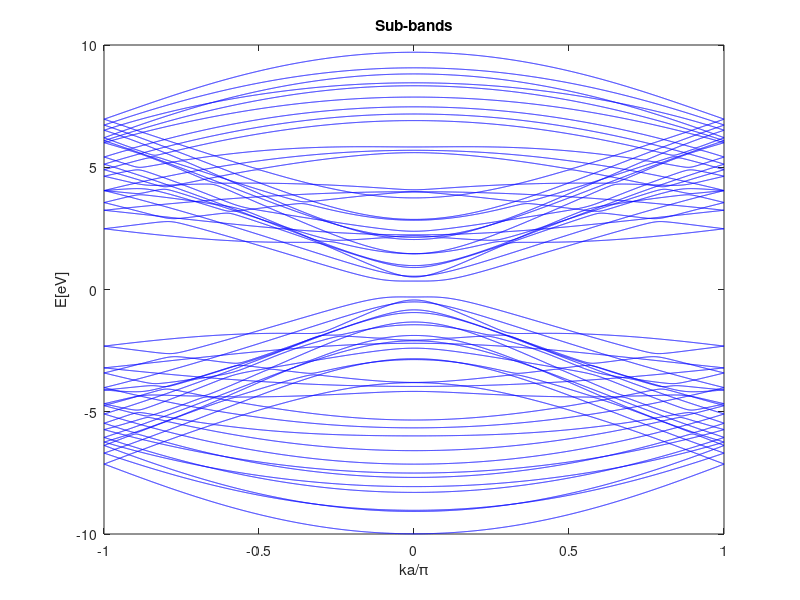

This figure's MATLAB source:
% The band structure and NEGF for monolayer graphene Nanoribbons
% The major difference between graphene with infinite boundry-peoridic
% condictions: the unit cell is rectangular.

%% Device Setup
clear all; clc;
warning('off','all');

a = 1.42;
%define constants
q = 1.6e-19; 
hbar = 1.06e-34;
h = 2*pi*hbar;
m = 9.1e-31;
zplus=i*1e-3; 
%t has been given as a parameter
Ea = 0;
Eb = 0;

AtoM=1e-10;

%%%%%%%%%%%%%%%%%%%%%%%%%%%%%%%%
%%%%% PARAMs from Supeng Thesis
%%%%%%%%%%%%%%%%%%%%%%%%%%%%%%%%


% delta1 = 0;
% delta2 = 0.00451;
% deltaE = 0.040;
% t = 2.550;
% %gamma0 
% g0= t;
% %gamma1 
% g1 = 0.350;
% %gamma2 
% g2 = -0.0234/2;
% %gamma3 
% g3 = 0;%0.280;
% %gamma4 
% g4 = 0.130;
% %gamma5 
% g5 = 0.034/2;

%%%%%%%%%%%%%%%%%%%%%%%%%%%%%
%%%%% PARAMs from Paper
%%%%%%%%%%%%%%%%%%%%%%%%%%%%%

delta1 = 0;
delta2 = 0.0;
deltaE = 0.046;
%t = 3.1;
%gamma0 
g0= 3.1;
%gamma1 
g1 = 0.39;
%gamma2 
g2 = -0.028/2;
%gamma3 
g3 = 0; %0.315;
g3_prime = 0.315;
%gamma4 
g4 = 0.041;
%gamma5 
g5 = 0.05/2;

ymin = -10;
ymax = 10;

f1 =1; f2 = 0;
fprintf('for GNR\n');
device = 1;

fprintf(1,'Enter the configuration of device you want to simulate Armchair/Zigzag\n')
fprintf(1,'1 for Armchair\n');
fprintf(1,'2 for Zigzag\n');
type = input('Valid inputs are 1 or 2 : ');

if (~((type == 1)||(type == 2)))
    type = 1;
end

%Points in GNR width
NW = input('Enter number of Unit Cells in the width : ');
if isempty(NW)
    NW = 3;
end

%Points in GNR length
NL = 1;
%Points in GNR unit cell
NU = 12;

%Define any scatterer as a delta potential barrier
%No scatterer

%Define phase breaking potential
D = 1e-12;
%Convergence criteria
errmax = 1e-3;
%Total H will be of LxWxU size
NT = NL*NW*NU;

fprintf(1,'Simulating...\n');

if (type == 1)
    fprintf(1,'Type: Armchair\n');
else
    fprintf(1,'Type: Zigzag\n');
end

%% NEGF Setup

%Define Hamiltonians and alpha, beta matrices
fprintf(1,'Hamiltonian Setup...please wait\n');

%%%%%%%%%%%
%Calculate Alpha, Beta from alpha, beta etc. 
%%%%%%%%%%%

alpha= [Ea+delta1+delta2,    g0, 0,   g0,    -g4,-g4, -g4,-g4,    g2, 0, 0, 0;
        g0,Eb+deltaE+delta1+delta2, 0, 0,     g1,-g4,   0,-g4,    0, g5, 0, 0;
         0, 0,       Ea+delta1+delta2,g0,     g3,  0, -g4,-g4,    0,  0,g2, 0;
        g0, 0,g0,Eb+deltaE+delta1+delta2,      0, g3,  g1,-g4,    0,  0, 0,g5;
       -g4, g1,g3, 0,                        Ea+deltaE-2*delta2, g0,0, g0,-g4, g1,g3, 0;
       -g4,-g4, 0,g3,                        g0, Eb-2*delta2,   0,  0,-g4,-g4, 0,g3;
       -g4,  0,-g4,g1,0,0,Ea+deltaE-2*delta2,g0,-g4,0,-g4,g1;
       -g4,-g4,-g4,-g4,g0,0,g0,Eb-2*delta2,-g4,-g4,-g4,-g4;
        g2, 0,0,0,-g4,-g4,-g4,-g4,Ea-delta1+delta2,g0,0,g0;
         0, g5,0,0,g1,-g4,0,-g4,g0,Eb+deltaE-delta1+delta2,0,0;
         0, 0,g2,0,g3,0,-g4,-g4,0,0,Ea-delta1+delta2,g0;
         0, 0,0,g5,0,g3,g1,-g4,g0,0,g0,Eb+deltaE-delta1+delta2];
    
    
%t = zeros(12);
t = [0,0,0,0, 0,g3+g3_prime,0,0, 0,0,0,0;
     0,0,0,0, 0,0,0,0, 0,0,0,0;
     0,g0,0,0, -g4,-g4,0,g3+g3_prime, 0,0,0,0;
     0,0,0,0, 0,-g4,0,0, 0,0,0,0;
     0,0,0,0, 0,0,0,0, 0,0,0,0;
     0,0,0,0, 0,0,0,0, 0,0,0,0;
     g3,0,0,0, 0,g0,0,0, g3,0,0,0;
     0,g3,0,0, 0,0,0,0, 0,g3,0,0;
     0,0,0,0,  0,g3+g3_prime,0,0, 0,0,0,0;
     0,0,0,0, 0,0,0,0, 0,0,0,0;
     0,0,0,0, -g4,-g4,0,g3+g3_prime, 0,g0,0,0;
     0,0,0,0, 0,-g4,0,0, 0,0,0,0];

beta0 = [0,0,0,0, 0,g3+g3_prime,g3,0, 0,0,0,0;
     g0,0,0,0, 0,-g4,0,g3, 0,0,0,0;
     0,0,0,g0, 0,0,-g4,g3+g3_prime, 0,0,0,0;
     0,0,0,0, 0,0,0,0, 0,0,0,0;
     -g4,0,0,0, 0,g0,0,0, -g4,0,0,0;
     g3+g3_prime,0,0,0, 0,0,0,0, g3+g3_prime,0,0,0;
     g3,0,0,0, 0,0,0,0, g3,0,0,0;
     -g4,g3,g3+g3_prime,-g4, 0,0,g0,0, -g4,g3,g3+g3_prime,-g4;
     0,0,0,0, 0,g3+g3_prime,g3,0, 0,0,0,0;
     0,0,0,0, 0,-g4,0,g3, g0,0,0,0;
     0,0,0,0, 0,0,-g4,g3+g3_prime, 0,0,0,g0;
     0,0,0,0, 0,0,0,0, 0,0,0,0];
 
beta1 = [0,0,0,0, 0,0,0,0, 0,0,0,0;
     0,0,0,0, 0,0,0,0, 0,0,0,0;
     0,0,0,0, 0,0,0,0, 0,0,0,0;
     0,0,0,0, 0,0,0,0, 0,0,0,0;
     0,0,g3,0, 0,0,0,0, 0,0,g3,0;
     0,0,0,g3, 0,0,0,0, 0,0,0,g3;
     0,0,0,0, 0,0,0,0, 0,0,0,0;
     0,0,0,0, 0,0,0,0, 0,0,0,0;
     0,0,0,0, 0,0,0,0, 0,0,0,0;
     0,0,0,0, 0,0,0,0, 0,0,0,0;
     0,0,0,0, 0,0,0,0, 0,0,0,0;
     0,0,0,0, 0,0,0,0, 0,0,0,0];
 
beta2 = [0,0,0,0, 0,0,0,0, 0,0,0,0;
     0,0,0,0, 0,0,0,0, 0,0,0,0;
     0,0,0,0, g3,-g4,0,0, 0,0,0,0;
     0,0,0,0, 0,g3,0,0, 0,0,0,0;
     0,0,0,0, 0,0,0,0, 0,0,0,0;
     0,0,0,0, 0,0,0,0, 0,0,0,0;
     0,0,0,0, 0,0,0,0, 0,0,0,0;
     0,0,0,0, 0,0,0,0, 0,0,0,0;
     0,0,0,0, 0,0,0,0, 0,0,0,0;
     0,0,0,0, 0,0,0,0, 0,0,0,0;
     0,0,0,0, g3,-g4,0,0, 0,0,0,0;
     0,0,0,0, 0,g3,0,0, 0,0,0,0];
 

%%%%%%%%%%%%%%%%%%%%%%%%%%%%%%%%%%%%%%%%%%%%%%%%%%%%%%%%%% 
% If added constant Bz magnetic field, change hamiltonian components
% accordingly: 

Bz = input('Magnetic field Bz: ');

% ignore z positions for calculation
A1 = [0,0];
B1 = [-1/2,sqrt(3)/2]*a;
A1_p = [3/2,sqrt(3)/2]*a;
B1_p = [1,0]*a;
A2 = [-1/2,sqrt(3)/2]*a;
B2 = [-1,0]*a;
A2_p = [1,0]*a;
B2_p = [1/2,sqrt(3)/2]*a;
A3 = [0,0];
B3 = [-1/2,sqrt(3)/2]*a;
A3_p = [3/2,sqrt(3)/2]*a;
B3_p = [1,0]*a;

Xlist = [0,-1/2,3/2,1,-1/2,-1,1,1/2,0,-1/2,3/2,1]*a;
Ylist = [0,sqrt(3)/2,sqrt(3)/2,0,sqrt(3)/2,0,0,sqrt(3)/2,0,sqrt(3)/2,sqrt(3)/2,0]*a;

% dcell_alpha = [0,0];
% dcell_t = [3,0]*a;
% dcell_beta0 = [0,sqrt(3)]*a;
% dcell_beta1 = [-3,sqrt(3)]*a;
% dcell_beta2 = [3,sqrt(3)]*a;



% Alpha_1 = [alpha,beta0',zeros(12);
%            beta0,alpha,beta0';
%            zeros(12),beta0,alpha]
       
Alpha_1 = kron(diag(ones(1,NW)),alpha)+kron(diag(ones(1,NW- 1),1),beta0')+kron(diag(ones(1,NW-1),-1),beta0);

% Beta_plus_1 = [t',beta2',zeros(12);
%                beta1,t',beta2';
%                zeros(12),beta1,t']

Beta_plus_1 = kron(diag(ones(1,NW)),t')+kron(diag(ones(1,NW- 1),1),beta2')+kron(diag(ones(1,NW-1),-1),beta1);

% Beta_minus_1 = [t',beta2',zeros(12);
%                 beta1,t',beta2';
%                 zeros(12),beta1,t'] 



% Alpha_2 = [alpha,t,zeros(12);
%     transpose(t),alpha,t;
%     zeros(12),transpose(t),alpha]
% 
% Beta_plus_2 = [beta0',beta1',zeros(12);
%         beta2',beta0',beta1';
%         zeros(12),beta2',beta0']
% 
% Beta_minus_2 = [beta0',beta1',zeros(12);
%         beta2',beta0',beta1';
%         zeros(12),beta2',beta0']

Alpha_2 = kron(diag(ones(1,NW)),alpha)+kron(diag(ones(1,NW- 1),1),t)+kron(diag(ones(1,NW-1),-1),t');


Beta_plus_2 = kron(diag(ones(1,NW)),beta0')+kron(diag(ones(1,NW- 1),1),beta1')+kron(diag(ones(1,NW-1),-1),beta2');


% alphau = t*diag(ones(1,NU-1),1)+t*diag(ones(1,NU-1),-1); 
% betaw = zeros(NU);
% betal = zeros(NU);

%Armchair Structure for GNR
if ((type == 1)&&(device == 1))
    Alpha = Alpha_1;
    Beta = Beta_plus_1;
elseif ((type == 2)&&(device == 1))

%Zigzag Structure for GNR
    Alpha = Alpha_2;
    Beta = Beta_plus_2;
elseif ((type == 1)&&(device == 2))
end


l1 = sqrt(3)*a;
l2 = 3*a;

if (type == 1)
    
    fprintf('using gauge1 \n');
    
    % Modify alpha
    for i = 1:NU*NW
        for j = 1:NU*NW
            ii = floor((i-0.5)/NU);
            jj = floor((j-0.5)/NU);
            y_i = Ylist(i-ii*NU)+ii*l1;
            y_j = Ylist(j-jj*NU)+jj*l1;
            x_i = Xlist(i-ii*NU);
            x_j = Xlist(j-jj*NU);
            %dx = dcell_alpha(1);
            Alpha(i,j) = Alpha(i,j)*exp(1i*q*(-Bz)*(y_i+y_j)/2*(x_i-x_j)/hbar*AtoM^2);
        end
    end
    
    % Modify beta
    for i = 1:NU*NW
        for j = 1:NU*NW
            ii = floor((i-0.5)/NU);
            jj = floor((j-0.5)/NU);
            y_i = Ylist(i-ii*NU)+ii*l1;
            y_j = Ylist(j-jj*NU)+jj*l1;
            x_i = Xlist(i-ii*NU);
            x_j = Xlist(j-jj*NU);
            %dx = dcell_beta1(1);
            Beta(i,j) = Beta(i,j)*exp(1i*q*(-Bz)*(y_i+y_j)/2*(x_i-x_j+l2)/hbar*AtoM^2);
        end
    end
    
else
    
    fprintf('using gauge2 \n');
    
    % Modify alpha
    for i = 1:NU*NW
        for j = 1:NU*NW
            ii = floor((i-0.5)/NU);
            jj = floor((j-0.5)/NU);
            y_i = Ylist(i-ii*NU);
            y_j = Ylist(j-jj*NU);
            x_i = Xlist(i-ii*NU)+ii*l2;
            x_j = Xlist(j-jj*NU)+jj*l2;
            %dy = dcell_alpha(2);
            Alpha(i,j) = Alpha(i,j)*exp(1i*q*(-Bz)*(x_i+x_j)/2*(y_i-y_j)/hbar*AtoM^2);
        end
    end
    
    % Modify beta
    for i = 1:NU*NW
        for j = 1:NU*NW
            ii = floor((i-0.5)/NU);
            jj = floor((j-0.5)/NU);
            y_i = Ylist(i-ii*NU);
            y_j = Ylist(j-jj*NU);
            x_i = Xlist(i-ii*NU)+ii*l2;
            x_j = Xlist(j-jj*NU)+jj*l2;
            %dy = dcell_beta2(2);
            Beta(i,j) = Beta(i,j)*exp(1i*q*(-Bz)*(x_i+x_j)/2*(y_i-y_j+l1)/hbar*AtoM^2);
        end
    end

end



% Hamiltonian: 
H = kron(diag(ones(1,NL)),Alpha)+kron(diag(ones(1,NL- 1),1),Beta)+kron(diag(ones(1,NL-1),-1),Beta');


% %Define Energy grid for calculation of Transmission
% E = linspace(-1,1,51);
% %Define the matrices for NEGF
% T = zeros(1,length(E));
% green1 = inv(E(1)*eye(NW*NU)-Alpha);
% green2 = inv(E(1)*eye(NW*NU)-Alpha);
% Es = zeros(NT);
% Esin = zeros(NT);
% fprintf(1,'Done\n');
% 
% %% NEGF Calculations
% fprintf(1,'Running NEGF...please wait\n')
% fprintf(1,'Energy range = %d eV to %d eV\n',min(E),max(E)); 
% fprintf(1,'%s\n',['[',blanks(length(E)),']']);
% fprintf(1,' ');
% 
% %Run for each energy
% for k = 1:length(E)
% %Calculate surface GFs self consistently
% %Calculate for beta'
%     err = 100;
%     while(err>errmax)
%         g1new = inv((E(k)+zplus)*eye(NW*NU)-Alpha-Beta'*green1*Beta); 
%         err = (sum(sum(abs(g1new-green1))))/(sum(sum(abs(g1new+green1)))); 
%         green1 = g1new;
%     end
%     sigma1  = Beta'*green1*Beta;
% %Calculate for beta
%     err = 100;
%     while(err>errmax)
%         g2new = inv((E(k)+zplus)*eye(NW*NU)-Alpha-Beta*green2*Beta'); 
%         err = (sum(sum(abs(g2new-green2))))/(sum(sum(abs(g2new+green2)))); 
%         green2 = g2new;
%     end
%     sigma2  = Beta*green2*Beta';
% %Calculate self energy matrices
%     E1 = kron(diag([1 zeros(1,NL-1)]),sigma1);
%     E2 = kron(diag([zeros(1,NL-1) 1]),sigma2);
% %Calculate broadening
%     G1 = 1i*(E1-E1'); 
%     G2 = 1i*(E2-E2');
% %Calculate G, Gn, A, T for coherent transport
% %     G = inv((E(k)+1i*etaplus)*eye(NT)-H-E1-E2);
% %     T(k) = real(trace(G1*G*G2*G'));
% %     Gn = f1*(G*G1*G')+f2*(G*G2*G');
% %     A = i*(G-G');
% %Calculate G, Gn, A, T self consistently including the phase breaking processes
%     err = 100;
%     while(err>errmax)
%         G = inv((E(k)+zplus)*eye(NT)-H-E1-E2-Es);
%         Esnew = D*G;
%         err = sum(sum(abs(Esnew-Es)))/sum(sum(abs(Esnew+Es))); 
%         Es = Esnew;
%     end
%     % % % % % % % %
% %      err = 100;
% %      while(err>errmax)
% %          Gn = f1*(G*G1*G')+f2*(G*G2*G')+(G*Esin*G');
% %          Esinnew = D*Gn;
% %          err = sum(sum(abs(Esinnew-Esin)))/sum(sum(abs(Esinnew+Esin))); Esin = Esinnew;
% %      end
% %      A=i*(G-G');
%     T(k) = real(trace(G1*G*G2*G'));
%     fprintf(1,'|');
% end
% 
% fprintf(1,'\n');
% fprintf(1,'Done\n');



%Calculate Subbands
ka = linspace(-pi,pi,5001);
eigE = zeros(length(ka),NW*NU); 
fprintf(1,'Calculating Sub-bands...please wait\n'); 
parfor k = 1:length(ka)
    [V,D] = eig(Alpha + Beta*exp(1.000i*ka(k))+ Beta'*exp(-1i*ka(k)),'balance');
    %D = eigvalues(Alpha + Beta*exp(1i*ka(k))+ Beta'*exp(-1i*ka(k)));
    %disp(issorted(diag(D)));
    %fprintf(1,sorted);
    eigE(k,:) = diag(D);
end

fprintf(1,'Done\n');


% %% Plot Figures
% %Figure 1: Transmission and sub-band comparison figure(1);
% subplot(1,2,1);
% plot(T,E);
% xlabel('T(E)');
% ylabel('E[eV]');
% title('Energy v Transmission');
% xlim([0 max(T)+0.5]);
% 
% ylim([min(E) max(E)]);
% subplot(1,2,2);
% plot(ka/pi,eigE);
% xlabel('ka/\pi');
% ylabel('E[eV]');
% title('Sub-bands');
% ylim([min(E) max(E)]);

%Figure 2: Sub-bands
figure(2);

%plot(ka/pi,eigE,'b');

% for i=23
%     plot(ka/pi,eigE(:,i),'b');
%     hold on;
% end
% 
% for i=24
%     plot(ka/pi,eigE(:,i),'r');
%     hold on;
% end
% 
% for i=25
%     plot(ka/pi,eigE(:,i),'r');
%     hold on;
% end
% 
% for i=26
%     plot(ka/pi,eigE(:,i),'b');
%     hold on;
% end

plot(ka/pi,eigE,'b');
xlabel('ka/\pi');
ylabel('E[eV]');
title('Sub-bands');

ylim([ymin,ymax]);
%saveas(gcf,['bands_type=',num2str(type),'_Bz=',num2str(Bz),'.png'])